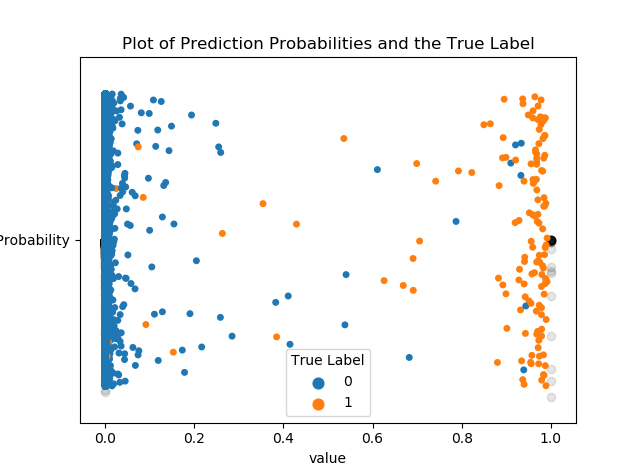

This figure's Python source:
import time
s=time.time()
'''Main'''
import numpy as np
import pandas as pd
import os

'''Data Viz'''
import matplotlib.pyplot as plt
import seaborn as sns
color = sns.color_palette()
import matplotlib as mpl

# jupyter notebookで使う
# %matplotlib inline

'''Data Prep'''
from sklearn import preprocessing as pp 
from scipy.stats import pearsonr 
from sklearn.model_selection import train_test_split
from sklearn.model_selection import StratifiedKFold 
from sklearn.metrics import log_loss 
from sklearn.metrics import precision_recall_curve, average_precision_score 
from sklearn.metrics import roc_curve, auc, roc_auc_score
from sklearn.metrics import confusion_matrix, classification_report 

'''Algos'''
from sklearn.linear_model import LogisticRegression
from sklearn.ensemble import RandomForestClassifier
import xgboost as xgb
import lightgbm as lgb


# Data Preparation

# データの読み込み
current_path = os.getcwd()
file = os.path.sep.join(['', 'datasets', 'credit_card_data', 'credit_card.csv'])
data = pd.read_csv(current_path + file)
#------------------------------------------------------------------------------------------

# 標準化
dataX = data.copy().drop(['Class'],axis=1)
dataY = data['Class'].copy() 
featuresToScale = dataX.drop(['Time'],axis=1).columns
sX = pp.StandardScaler(copy=True, with_mean=True, with_std=True) 
dataX.loc[:,featuresToScale] = sX.fit_transform(dataX[featuresToScale])

# 訓練セットの作成
X_train, X_test, y_train, y_test = train_test_split(dataX, dataY, test_size=0.33, random_state=2018, stratify=dataY)

# k分割交差検証セットの作成
k_fold = StratifiedKFold(n_splits=5, shuffle=True, random_state=2018) 

'''Main'''
import numpy as np
import pandas as pd
import os

'''Data Viz'''
import matplotlib.pyplot as plt
import seaborn as sns
color = sns.color_palette()
import matplotlib as mpl

# jupyter notebookで使う
# %matplotlib inline

'''Data Prep'''
from sklearn import preprocessing as pp 
from scipy.stats import pearsonr 
from sklearn.model_selection import train_test_split
from sklearn.model_selection import StratifiedKFold 
from sklearn.metrics import log_loss 
from sklearn.metrics import precision_recall_curve, average_precision_score 
from sklearn.metrics import roc_curve, auc, roc_auc_score
from sklearn.metrics import confusion_matrix, classification_report 

'''Algos'''
from sklearn.linear_model import LogisticRegression
from sklearn.ensemble import RandomForestClassifier
import xgboost as xgb
import lightgbm as lgb


# Data Preparation

# データの読み込み
current_path = os.getcwd()
file = os.path.sep.join(['', 'datasets', 'credit_card_data', 'credit_card.csv'])
data = pd.read_csv(current_path + file)
#------------------------------------------------------------------------------------------

# 標準化
dataX = data.copy().drop(['Class'],axis=1)
dataY = data['Class'].copy() 
featuresToScale = dataX.drop(['Time'],axis=1).columns
sX = pp.StandardScaler(copy=True, with_mean=True, with_std=True) 
dataX.loc[:,featuresToScale] = sX.fit_transform(dataX[featuresToScale])

# 訓練セットの作成
X_train, X_test, y_train, y_test = train_test_split(dataX, dataY, test_size=0.33, random_state=2018, stratify=dataY)

# k分割交差検証セットの作成
k_fold = StratifiedKFold(n_splits=5, shuffle=True, random_state=2018) 


# ハイパーパラメータの設定 全てデフォルト
params_lightGB = {
    'task': 'train',
    'application':'binary',
    'num_class':1,
    'boosting': 'gbdt',
    'objective': 'binary',
    'metric': 'binary_logloss',
    'metric_freq':50,
    'is_training_metric':False,
    'max_depth':4,
    'num_leaves': 31,
    'learning_rate': 0.01,
    'feature_fraction': 1.0,
    'bagging_fraction': 1.0,
    'bagging_freq': 0,
    'bagging_seed': 2018,
    'verbose': 0,
    'num_threads':3
}

# モデルの訓練
trainingScores = []
cvScores = []
predictionsBasedOnKFolds = pd.DataFrame(data=[],index=y_train.index,columns=['prediction'])

for train_index, cv_index in k_fold.split(np.zeros(len(X_train)),y_train.ravel()):
    X_train_fold, X_cv_fold = X_train.iloc[train_index,:], X_train.iloc[cv_index,:]
    y_train_fold, y_cv_fold = y_train.iloc[train_index], y_train.iloc[cv_index]
    
    lgb_train = lgb.Dataset(X_train_fold, y_train_fold)
    lgb_eval = lgb.Dataset(X_cv_fold, y_cv_fold, reference=lgb_train)
    gbm = lgb.train(params_lightGB, lgb_train, num_boost_round=2000,valid_sets=lgb_eval, early_stopping_rounds=200)
    
    loglossTraining = log_loss(y_train_fold, gbm.predict(X_train_fold, num_iteration=gbm.best_iteration))
    trainingScores.append(loglossTraining)
    
    predictionsBasedOnKFolds.loc[X_cv_fold.index,'prediction'] = gbm.predict(X_cv_fold, num_iteration=gbm.best_iteration) 
    loglossCV = log_loss(y_cv_fold, predictionsBasedOnKFolds.loc[X_cv_fold.index,'prediction'])
    cvScores.append(loglossCV)
    
    print('Training Log Loss: ', loglossTraining)
    print('CV Log Loss: ', loglossCV)
    
loglossLightGBMGradientBoosting = log_loss(y_train, predictionsBasedOnKFolds.loc[:,'prediction'])
print('LightGBM Gradient Boosting Log Loss: ', loglossLightGBMGradientBoosting)
#------------------------------------------------------------------------------------------


predictionsTestSetLightGBMGradientBoosting = pd.DataFrame(data=[],index=y_test.index,columns=['prediction'])
predictionsTestSetLightGBMGradientBoosting.loc[:,'prediction'] = gbm.predict(X_test, num_iteration=gbm.best_iteration)
logLossTestSetLightGBMGradientBoosting = log_loss(y_test, predictionsTestSetLightGBMGradientBoosting)
scatterData = predictionsTestSetLightGBMGradientBoosting.join(y_test,how='left')
scatterData.columns = ['Predicted Probability','True Label']
ax = sns.regplot(x="True Label", y="Predicted Probability", color='k', fit_reg=False, scatter_kws={'alpha':0.1},
                 data=scatterData).set_title( 'Plot of Prediction Probabilities and the True Label')
plt.show()
scatterDataMelted = pd.melt(scatterData, "True Label", var_name="Predicted Probability")
print(scatterDataMelted)
ax = sns.stripplot(x="value", y="Predicted Probability", hue='True Label', jitter=0.4, \
                   data=scatterDataMelted).set_title( 'Plot of Prediction Probabilities and the True Label')
plt.show()
